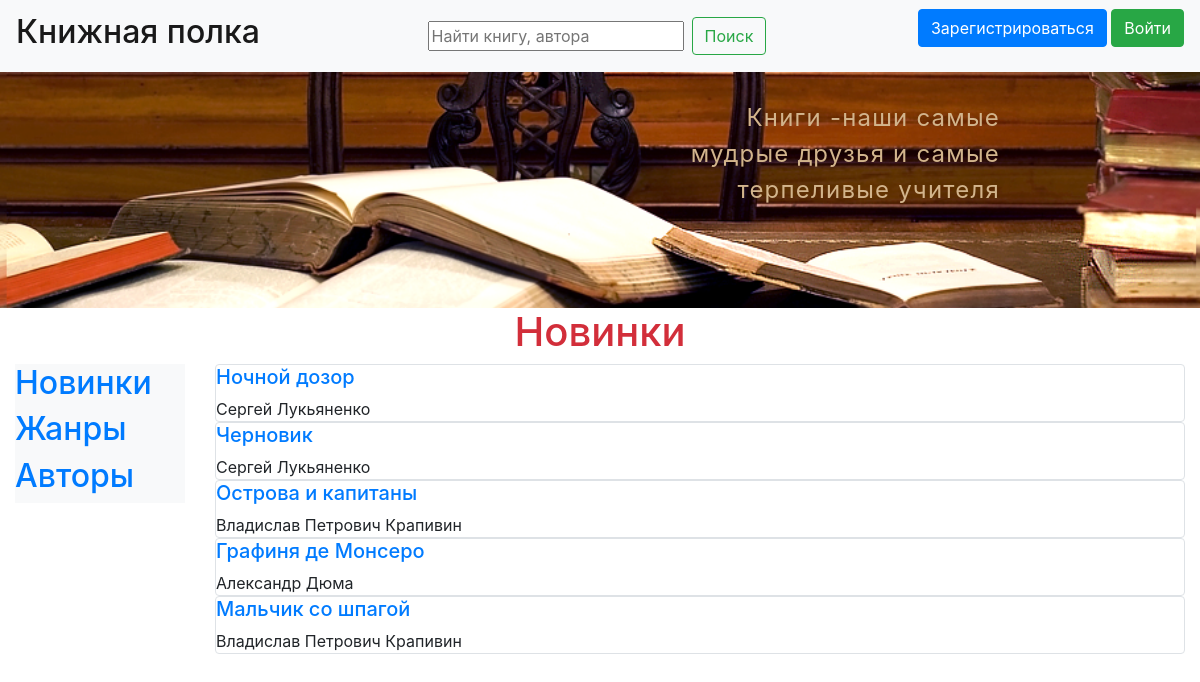
The app's page /new with its own data.
### data/books.py (models this page shows)
class Books(SqlAlchemyBase):
    __tablename__ = 'books'
    id = sqlalchemy.Column(sqlalchemy.Integer,
                           primary_key=True, autoincrement=True)
    title = sqlalchemy.Column(sqlalchemy.String(150), nullable=True)
    description = sqlalchemy.Column(sqlalchemy.String, nullable=True)
    created_date = sqlalchemy.Column(sqlalchemy.DateTime,
                                     default=datetime.datetime.now)
    is_private = sqlalchemy.Column(sqlalchemy.Boolean, default=True)
    author_id = sqlalchemy.Column(sqlalchemy.Integer,
                                  sqlalchemy.ForeignKey("authors.id"))
    author = orm.relation('Authors')
    user_id = sqlalchemy.Column(sqlalchemy.Integer,
                                sqlalchemy.ForeignKey("users.id"))
    user = orm.relation('Users')
    genre = orm.relation("Genres", secondary="book_to_genres", backref="books")

### data/authors.py (models this page shows)
class Authors(SqlAlchemyBase, UserMixin):
    __tablename__ = 'authors'
    id = sqlalchemy.Column(sqlalchemy.Integer,
                           primary_key=True, autoincrement=True)
    surname = sqlalchemy.Column(sqlalchemy.String(50), nullable=True)
    name = sqlalchemy.Column(sqlalchemy.String(50), nullable=True)
    middlename = sqlalchemy.Column(sqlalchemy.String(50), nullable=True)
    books = orm.relation("Books", back_populates='author')
    def __repr__(self):
        return (self.name + ' ' + self.middlename + ' ' + self.surname)

### main.py (the view)
@app.route('/new')
def new_book():
    session = db_session.create_session()
    books = session.query(Books).order_by(Books.created_date.desc())[:5]
    return render_template("new_book.html", books=books)

### data/db_session.py (called while the page is built)
def create_session() -> Session:
    global __factory
    return __factory()

### templates/new_book.html (shortened to what this page needs)
{% extends 'base.html'%}
{% block content_title %}
Новинки
{% endblock %}
{% block content%}
{% for book in books %}
<div class="col-md6 border rounded">
    <a href="{{url_for('book', id=book.id)}}"><h5>{{book.title}}</h5> </a> {{book.author}}
</div>
{% endfor %}
{% endblock %}

### records on screen
Books: title "Ночной дозор", author "Сергей Лукьяненко"
Books: title "Черновик", author "Сергей Лукьяненко"
Books: title "Острова и капитаны", author "Владислав Петрович Крапивин"
Books: title "Графиня де Монсеро", author "Александр Дюма"
Books: title "Мальчик со шпагой", author "Владислав Петрович Крапивин"
